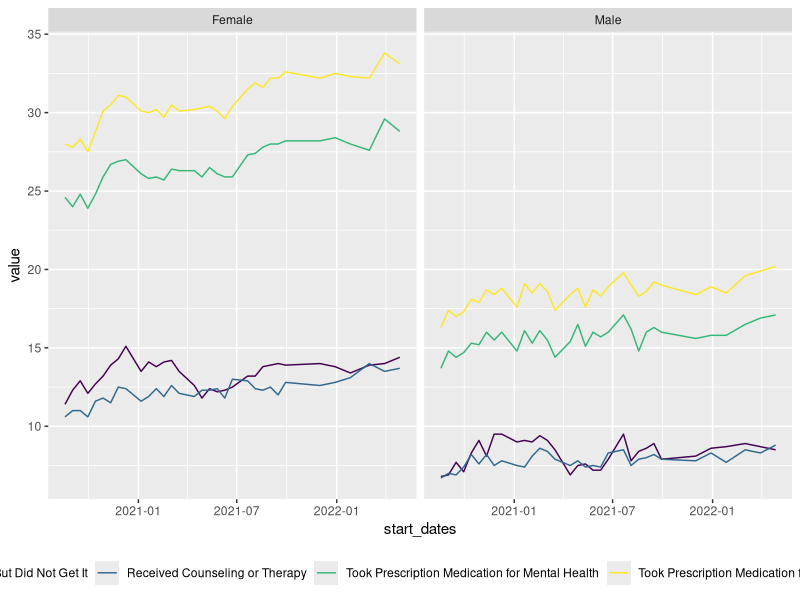
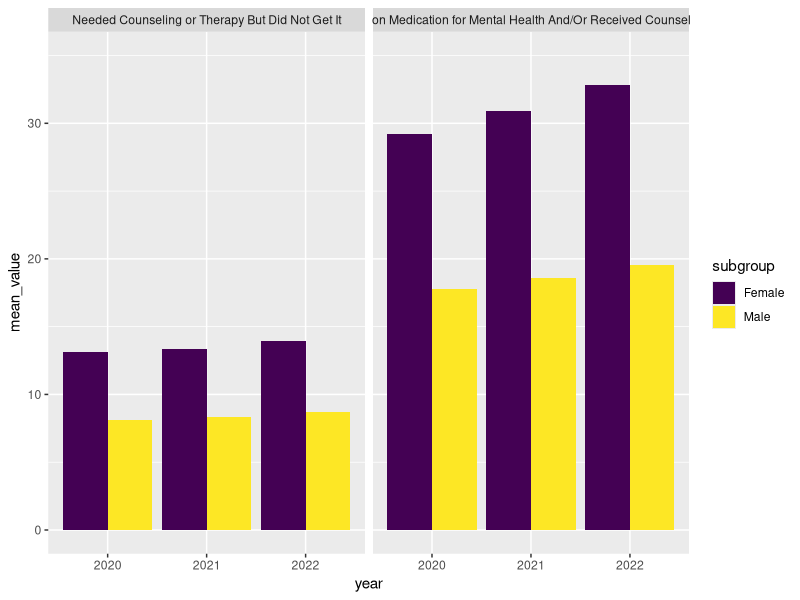
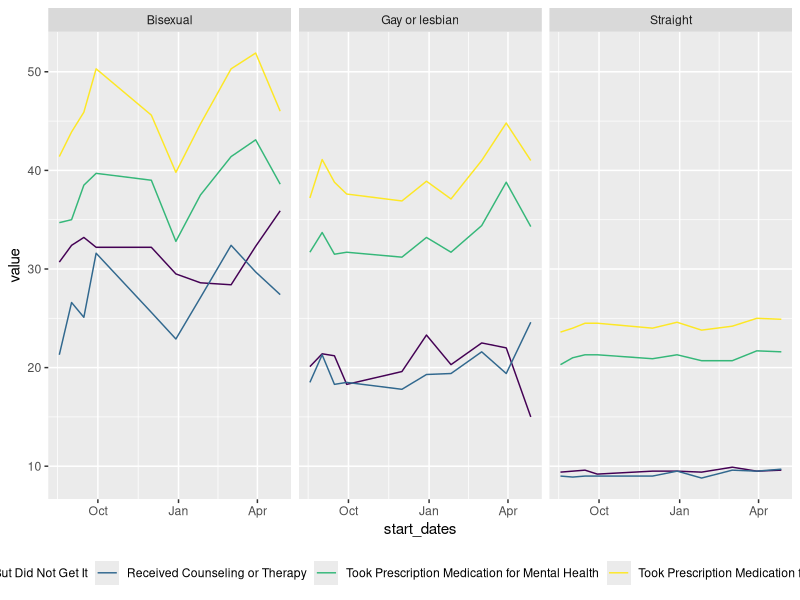
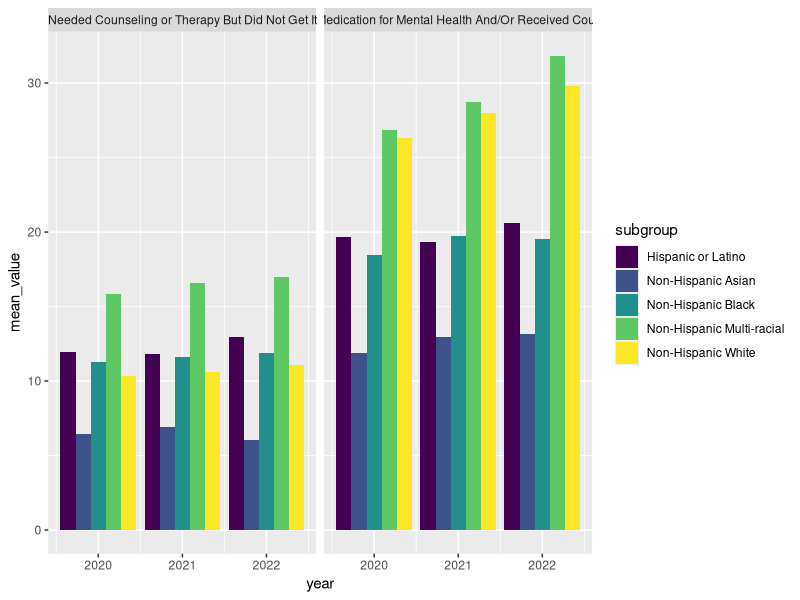
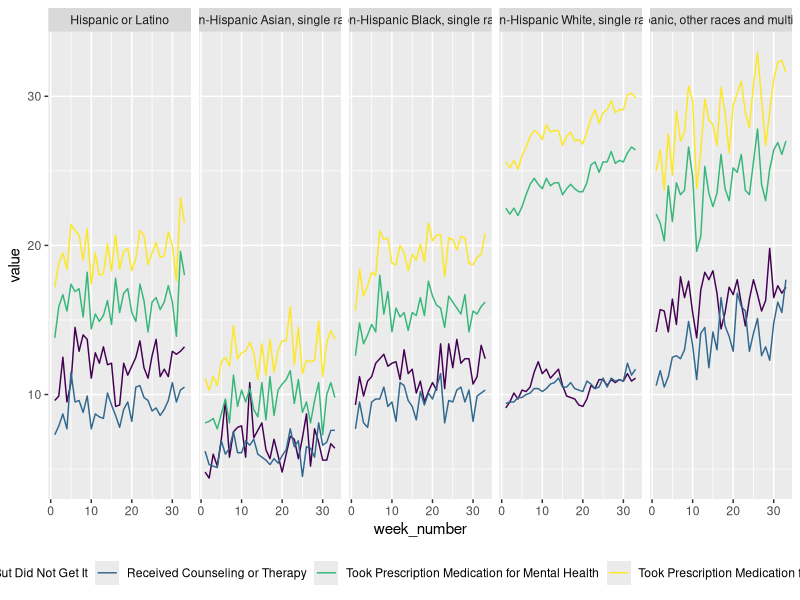

These charts were generated, in order, by the following R code:
## ---- chunk 1
knitr::opts_chunk$set(echo = TRUE)
## ---- chunk 2
library(tidyverse)

library(viridisLite)
viridisLite::viridis(10)

options(
  ggplot2.continuous.colour = "viridis",
  ggplot2.continuous.fill = "viridis"
)

scale_colour_discrete = scale_colour_viridis_d
scale_fill_discrete = scale_fill_viridis_d
## ---- chunk 3
tidydata = 
  read.csv("data/tidydata.csv") |>
  mutate(
    start_dates = as.Date(start_dates))
## ---- chunk 4
tidydata |>
  filter(
    group == "Sex",
    state == "United States") |>
  group_by(indicator, start_dates, subgroup) |>
  ggplot(aes(x = start_dates, y = value, color = indicator)) +
  geom_line() +
  facet_grid(. ~ subgroup) +
  theme_gray() +
  theme(legend.position = "bottom")
## ---- chunk 5
tidydata |>
  filter(
    group == "Sex",
    state == "United States",
    indicator %in% c("Took Prescription Medication for Mental Health And/Or Received Counseling or Therapy", "Needed Counseling or Therapy But Did Not Get It")) |>
  group_by(year, indicator, subgroup) |>
  summarize(mean_value = mean(value, na.rm = TRUE)) |>
  mutate(year = factor(year, levels = unique(year))) |>
  ggplot(aes(x = year, y = mean_value, fill = subgroup)) +
  geom_bar(stat = "identity", position = "dodge") +
  facet_grid(. ~ indicator) +
  theme_grey() +
  expand_limits(y = c(0, 35)) +
  theme(legend.position = "right")
## ---- chunk 6
tidydata |>
    filter(group == "Sexual orientation",
         state == "United States",
         week_number %in% c(24:33)) |>
  group_by(start_dates, subgroup, indicator) |>
  ggplot(aes(x = start_dates, y = value, color = indicator)) +
  geom_line() +
  facet_grid(. ~ subgroup) +
  theme_grey() +
  theme(legend.position = "bottom")
## ---- chunk 7
tidydata |>
  filter(
    group == "Race/Hispanic ethnicity",
    state == "United States",
    indicator %in% c("Took Prescription Medication for Mental Health And/Or Received Counseling or Therapy", "Needed Counseling or Therapy But Did Not Get It")) |>
  mutate(
    subgroup = replace(subgroup, subgroup == "Non-Hispanic Asian, single race", "Non-Hispanic Asian"),
    subgroup = replace(subgroup, subgroup == "Non-Hispanic Black, single race", "Non-Hispanic Black"),
    subgroup = replace(subgroup, subgroup == "Non-Hispanic White, single race", "Non-Hispanic White"),
    subgroup = replace(subgroup, subgroup == "Non-Hispanic, other races and multiple races", "Non-Hispanic Multi-racial")) |>
  group_by(year, indicator, subgroup) |>
  summarize(mean_value = mean(value, na.rm = TRUE)) |>
  ggplot(aes(x = year, y = mean_value, fill = subgroup)) +
  geom_bar(stat = "identity", position = "dodge") +
  facet_grid(. ~ indicator) +
  theme_grey() +
  theme(legend.position = "right")
## ---- chunk 8
tidydata |>
  filter(group == "Race/Hispanic ethnicity", state == "United States") |>
  group_by(week_number, subgroup, indicator) |>
  ggplot(aes(x = week_number, y = value, color = indicator)) +
  geom_line() +
  facet_grid(. ~ subgroup) +
  scale_x_continuous(limits = c(1, 33)) +
  theme_grey() +
  theme(legend.position = "bottom")
